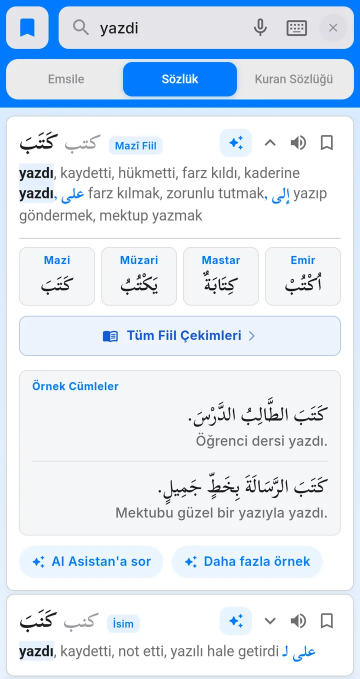
#> input picture assets/intro/verb.webp, 720 x 1357 px, given in place of verb.png, which was not available (shown at 1/2 size)
$ python make_x_post.py
#> lines starting #> are read from the running program, lines starting #| are printed output that depends on the picture; pictures that were not available may be replaced by others from this repository, and a replacement may not be noted
### tool/make_store_graphics.py
"""Google Play mağaza görsellerini üretir (özellik grafiği + telefon ekran görüntüleri).

Kullanım (proje kökünde):  python tool/make_store_graphics.py <çıktı klasörü>

Ekranlar uygulamanın gerçek ekran görüntüleridir (assets/intro/*.webp); bu betik
yalnızca başlık, zemin ve telefon çerçevesi ekler. Çıktı:
  <klasör>/<dil>/01.png ... 08.png   1080x1920 telefon ekran görüntüleri
  <klasör>/<dil>/feature.png         1024x500 özellik grafiği
  <klasör>/icon_512.png              512x512 uygulama simgesi
Diller: tr (Arapça–Türkçe), en (Arapça–İngilizce), ar (Arapça–Arapça).

Arapça yazı için Pillow'da raqm yoktur; harfler bu dosyadaki küçük şekillendirici
ile (Unicode sunum biçimleri + sağdan sola sıralama) çizilir. Windows'taki Segoe UI
(yoksa Arial/Tahoma) yazı tipini kullanır.
"""
import math
import os
import re
import sys
import unicodedata

from PIL import Image, ImageDraw, ImageFilter, ImageFont

OUT = sys.argv[1] if len(sys.argv) > 1 else 'store_out'
INTRO = 'assets/intro'
INTER = 'assets/fonts/Inter-VariableFont_opsz,wght.ttf'
WIN_FONTS = 'C:/Windows/Fonts/'

W, H = 1080, 1920

# Her ekran: (görsel, zemin üst renk, zemin alt renk, {dil: (başlık satırları, alt metin)})
SLIDES = [
    ('dictionary', (10, 96, 220), (0, 132, 255), {
        'tr': (['Arapça ↔ Türkçe', 'anında bul'], 'Yaklaşık 55.000 kelime, harekeli ve kök bilgisiyle'),
        'en': (['Arabic ↔ English', 'in an instant'], 'Nearly 55,000 words with vowels and roots'),
        'ar': (['قاموس عربي عربي', 'ابحث في لحظة'], 'نحو 55,000 كلمة مشكولة مع الجذر والمعنى'),
    }),
    ('verb', (8, 84, 200), (30, 144, 255), {
        'tr': (['Fiil çekimleri ve', 'örnek cümleler'], 'Mazi, müzari, mastar ve emir tek kartta'),
        'en': (['Verb forms and', 'example sentences'], 'Past, present, verbal noun and imperative on one card'),
        'ar': (['تصريف الأفعال', 'وجمل تمثيلية'], 'الماضي والمضارع والمصدر والأمر في بطاقة واحدة'),
    }),
    ('emsile', (40, 62, 104), (74, 104, 160), {
        'tr': (['24 kalıpta', 'Emsile çekimi'], '5.500\'den fazla fiil, sığa sığa incele'),
        'en': (['Emsile in', '24 patterns'], 'Over 5,500 verbs, form by form'),
        'ar': (['الأمثلة المختلفة', 'في 24 صيغة'], 'أكثر من 5,500 فعل، صيغة بعد صيغة'),
    }),
    ('quran', (40, 71, 32), (84, 120, 62), {
        'tr': (['Kur\'an sözlüğü'], 'Kelimenin ayetlerdeki anlamları ve örnek ayetler'),
        'en': (['Quran dictionary'], 'Word meanings in the verses, with example verses'),
        'ar': (['قاموس القرآن'], 'معاني الكلمة في الآيات مع آيات تمثيلية'),
    }),
    ('ai', (0, 110, 235), (88, 86, 214), {
        'tr': (['Yapay zekâ', 'asistanı'], 'Kelime hakkında sor, kısa ve net cevap al'),
        'en': (['Smart', 'assistant'], 'Ask about a word with AI and get a short, clear answer'),
        'ar': (['المساعد', 'الذكي'], 'اسأل عن أي كلمة واحصل على إجابة قصيرة وواضحة'),
    }),
    ('translate', (0, 120, 220), (0, 160, 200), {
        'tr': (['Çeviri ve 18', 'Arapça lehçe'], 'Türkçe ve 11 dil ile, okunuş destekli'),
        'en': (['Translate with 18', 'Arabic dialects'], 'Plus English and 11 other languages, with pronunciation'),
        'ar': (['ترجمة من 18', 'لهجة عربية'], 'وإلى الإنجليزية والتركية و10 لغات أخرى، مع النطق'),
    }),
    ('lists', (10, 96, 220), (0, 132, 255), {
        'tr': (['Kendi kelime', 'listelerin'], 'Kaydet, kartlarla çalış, listeni düzenle'),
        'en': (['Your own word', 'lists'], 'Save words, review with cards, organize your lists'),
        'ar': (['قوائمك', 'الخاصة'], 'احفظ الكلمات وراجعها بالبطاقات وأدر قوائمك'),
    }),
    ('learn', (112, 78, 36), (168, 122, 66), {
        'tr': (['Arapça hikâyeler'], 'Oku, dinle, kelimeye dokunup anlamını gör'),
        'en': (['Arabic stories'], 'Read, listen, tap a word to see its meaning'),
        'ar': (['قصص عربية'], 'اقرأ واستمع، وانقر على الكلمة لترى معناها'),
    }),
]

FEATURE = {
    'tr': ('Kavaid', 'Arapça Türkçe Sözlük', ['Fiil çekimleri', 'Kur\'an sözlüğü', 'Çeviri']),
    'en': ('Kavaid', 'Arabic–English Dictionary', ['Verb forms', 'Quran dictionary', 'Translate']),
    'ar': ('كوايد', 'قاموس عربي عربي', ['تصريف الأفعال', 'قاموس القرآن', 'الترجمة']),
}

# --- Arapça şekillendirme -------------------------------------------------

_FORMS = {}
_LIGA = {}
for _cp in range(0xFE70, 0xFEFD):
    _dec = unicodedata.decomposition(chr(_cp))
    if not _dec.startswith('<'):
        continue
    _tag, *_rest = _dec.split()
    _base = ''.join(chr(int(x, 16)) for x in _rest)
    if len(_base) == 1:
        _FORMS.setdefault(_base, {})[_tag.strip('<>')] = chr(_cp)
    elif len(_base) == 2 and _base[0] == '\u0644':
        _LIGA.setdefault(_base, {})[_tag.strip('<>')] = chr(_cp)

_RIGHT_ONLY = set('\u0627\u0623\u0625\u0622\u0671\u062f\u0630\u0631\u0632\u0648\u0624\u0629\u0649')
_NON_JOIN = set('\u0621')
_ALEFS = set('\u0627\u0623\u0625\u0622')
_LTR_RUN = re.compile(r'[0-9A-Za-z][0-9A-Za-z,.%+\-/]*')


# [39 lines left out: functions _shape, visual, not called in this run]


def vis(lang, text):
    return visual(text) if lang == 'ar' else text


# [19 lines left out: functions _first_font, font, not called in this run]


# --- Çizim yardımcıları ---------------------------------------------------

def gradient(w, h, top, bottom):
    img = Image.new('RGB', (w, h))
    px = ImageDraw.Draw(img)
    for y in range(h):
        t = y / max(1, h - 1)
        px.line([(0, y), (w, y)], fill=tuple(int(top[i] + (bottom[i] - top[i]) * t) for i in range(3)))
    return img


def stars(img, alpha=26, cell=190, line=3):
    """Zemine çok silik sekiz köşeli yıldız örgüsü."""
    layer = Image.new('RGBA', img.size, (0, 0, 0, 0))
    d = ImageDraw.Draw(layer)
    for row in range(-1, int(img.height / cell) + 2):
        for col in range(-1, int(img.width / cell) + 2):
            cx, cy = col * cell, row * cell
            r = cell * 0.40
            pts = []
            for i in range(16):
                rr = r if i % 2 == 0 else r * 0.72
                a = math.pi / 8 + i * math.pi / 8
                pts.append((cx + rr * math.cos(a), cy + rr * math.sin(a)))
            d.line(pts + [pts[0]], fill=(255, 255, 255, alpha), width=line, joint='curve')
            k, s = cell / 2, cell * 0.12
            mx, my = cx + k, cy + k
            d.line([(mx, my - s), (mx + s, my), (mx, my + s), (mx - s, my), (mx, my - s)],
                   fill=(255, 255, 255, alpha), width=line)
    base = img.convert('RGBA')
    base.alpha_composite(layer)
    return base.convert('RGB')


# [22 lines left out: functions rounded_mask, phone, not called in this run]


def _avg_color(img, box):
    px = img.crop(box).resize((1, 1), Image.BOX).getpixel((0, 0))
    return tuple(px[:3])


def _is_light(rgb):
    return (0.299 * rgb[0] + 0.587 * rgb[1] + 0.114 * rgb[2]) > 150


# [86 lines left out: functions iphone, with_shadow, not called in this run]


def draw_centered(d, text, y, f, fill, width=W):
    w = d.textlength(text, font=f)
    d.text(((width - w) / 2, y), text, font=f, fill=fill)


# [115 lines left out: functions wrap, slide, feature, main, not called in this run]


# [2 lines that do not run on import are left out]

### tool/make_x_post.py
"""X (Twitter) için 4 görselli (karusel) tanıtım gönderisi üretir.

Kullanım (proje kökünde):
  python tool/make_x_post.py <ekran görüntüsü klasörü> <çıktı klasörü>

Ekran görüntüsü klasöründe telefondan alınmış (1080x2340) şu dosyalar beklenir:
  verb.png (fiil çekimli sözlük kartı), emsile.png, quran.png, ai.png, translate.png

X 2026'dan beri çok görselli gönderileri kaydırılan karusel olarak, kırpmadan gösterir
(en fazla 4 görsel). Telefonda ekranı en çok 9:16 kapladığı için 4 dikey 9:16 (1080x1920)
slayt üretilir ve telefon görselin çoğunu kaplar ki arayüz okunabilsin; ilki markanın
mavisi, diğerleri her bölümün kendi renginde. Ekranlar make_store_graphics.iphone
çerçevesine konur: telefonun kendi durum çubuğu ve alt gezinme çubuğu kesilir, yerine
iPhone durum çubuğu ve ana ekran çizgisi gelir.
"""
import os
import sys

sys.path.insert(0, os.path.dirname(os.path.abspath(__file__)))
from PIL import Image, ImageChops, ImageDraw  # noqa: E402

import make_store_graphics as g  # noqa: E402

SHOTS = sys.argv[1] if len(sys.argv) > 1 else 'shots'
OUT = sys.argv[2] if len(sys.argv) > 2 else 'x_post'
W, H = 1080, 1920
EDGE = 4                # ekran kaydı sırasında kenarda çıkan ince çerçeve
STATUS_END = 108        # Android durum çubuğunun bittiği y (1080x2340 görüntüde)
NAV_TOP = 2148          # uygulamanın alt gezinme çubuğunun başladığı y

COLORS = {
    'blue': ((8, 84, 200), (20, 140, 255)),
    'navy': ((30, 46, 104), (66, 96, 170)),
    'green': ((16, 84, 58), (40, 138, 92)),
    'purple': ((62, 42, 160), (122, 82, 222)),
}


def screen(name, top=STATUS_END, bottom=NAV_TOP):
    """Durum çubuğu ve alt gezinme çubuğu olmadan uygulama ekranı."""
    img = Image.open(os.path.join(SHOTS, name)).convert('RGB')
    return img.crop((EDGE, top, img.width - EDGE, min(bottom, img.height - EDGE)))


def background(color):
    top, bottom = COLORS[color]
    bg = g.stars(g.gradient(W, H, top, bottom), alpha=26, cell=170)
    # Hafif kumlama: X görseli JPEG'e çevirirken düz renk geçişlerinde bant oluşmasın
    noise = Image.effect_noise((W, H), 5).convert('RGB')
    bg = ImageChops.add(bg, noise, scale=1.0, offset=-128)
    return bg.convert('RGBA')


def wrap(text, f, max_w):
    probe = ImageDraw.Draw(Image.new('RGBA', (1, 1)))
    lines, cur = [], ''
    for word in text.split(' '):
        t = (cur + ' ' + word).strip()
        if probe.textlength(t, font=f) > max_w and cur:
            lines.append(cur)
            cur = word
        else:
            cur = t
    lines.append(cur)
    return lines


def brand(canvas, y=40, size=56):
    icon = Image.open('assets/images/app_icon.png').convert('RGBA').resize((size, size), Image.LANCZOS)
    ic = Image.new('RGBA', icon.size, (0, 0, 0, 0))
    ic.paste(icon, (0, 0), g.rounded_mask(icon.size, size // 4))
    f = g.font(int(size * 0.62), 800)
    d = ImageDraw.Draw(canvas)
    tw = d.textlength('Kavaid', font=f)
    x = (W - (size + 14 + tw)) / 2
    canvas.alpha_composite(ic, (int(x), int(y)))
    d.text((x + size + 14, y + size / 2), 'Kavaid', font=f, fill=(255, 255, 255), anchor='lm')


def header(canvas, title_lines, sub, y=120):
    """Ortalı başlık ve alt metin; alt metnin bittiği y'yi döndürür."""
    d = ImageDraw.Draw(canvas)
    tf, sf = g.font(84, 800), g.font(40, 500)
    for s in title_lines:
        d.text(((W - d.textlength(s, font=tf)) / 2, y), s, font=tf, fill=(255, 255, 255))
        y += 98
    y += 6
    for s in wrap(sub, sf, W - 140):
        d.text(((W - d.textlength(s, font=sf)) / 2, y), s, font=sf, fill=(255, 255, 255, 235))
        y += 46
    return y


def put_phone(canvas, shot, width, x, y):
    sprite = g.iphone(shot, width)
    return g.with_shadow(canvas.convert('RGB'), sprite, (int(x), int(y)), blur=30, offset=(0, 20),
                         opacity=115).convert('RGBA')


def slide(color, shot, title_lines, sub, pw=920):
    c = background(color)
    brand(c)
    y = header(c, title_lines, sub)
    c = put_phone(c, shot, pw, (W - pw - 2 * max(4, round(pw * 0.007))) / 2, y + 44)
    return c.convert('RGB')


def slide_duo():
    """4. slayt (mor): yapay zekâ asistanı ve çeviri, iki telefon."""
    c = background('purple')
    brand(c)
    y = header(c, ['Yapay zekâ', 've çeviri'], 'Kelimeyi sor, cümleyi Arapça lehçelere çevir')
    # Asistan panelinin alttaki soru kutusu görünsün diye arkadaki karartılmış üst kısım kırpılır
    # İki telefon büyük ve hafif üst üste: arayüz okunur kalsın, alt boşluk dolsun
    c = put_phone(c, screen('ai.png', top=STATUS_END + 120, bottom=2336), 600, -24, y + 40)
    c = put_phone(c, screen('translate.png'), 600, 498, y + 190)
    return c.convert('RGB')


def main():
    os.makedirs(OUT, exist_ok=True)
    slides = [
        # Kartın alttaki "AI Asistan'a sor" düğmesi de görünsün diye telefon biraz küçük
        slide('blue', screen('verb.png'), ['Kelimeyi yaz,', 'her şey tek kartta'],
              'Arapça–Türkçe sözlük', pw=860),
        slide('navy', screen('emsile.png'), ['24 sığa ile', 'Emsile'],
              'Her fiilin bütün çekimleri tek ekranda'),
        slide('green', screen('quran.png'), ["Kur'an sözlüğü"],
              "Kelimenin ayetlerdeki anlamları, örnek ayetler ve meali"),
        slide_duo(),
    ]
#> in screen, img is the input picture: PIL image 720x1357 RGB; mean R, G, B 222, 232.5, 244
#> in screen, `return img.crop((EDGE, top, img.width - EDGE, min(bottom, img.height -..`:
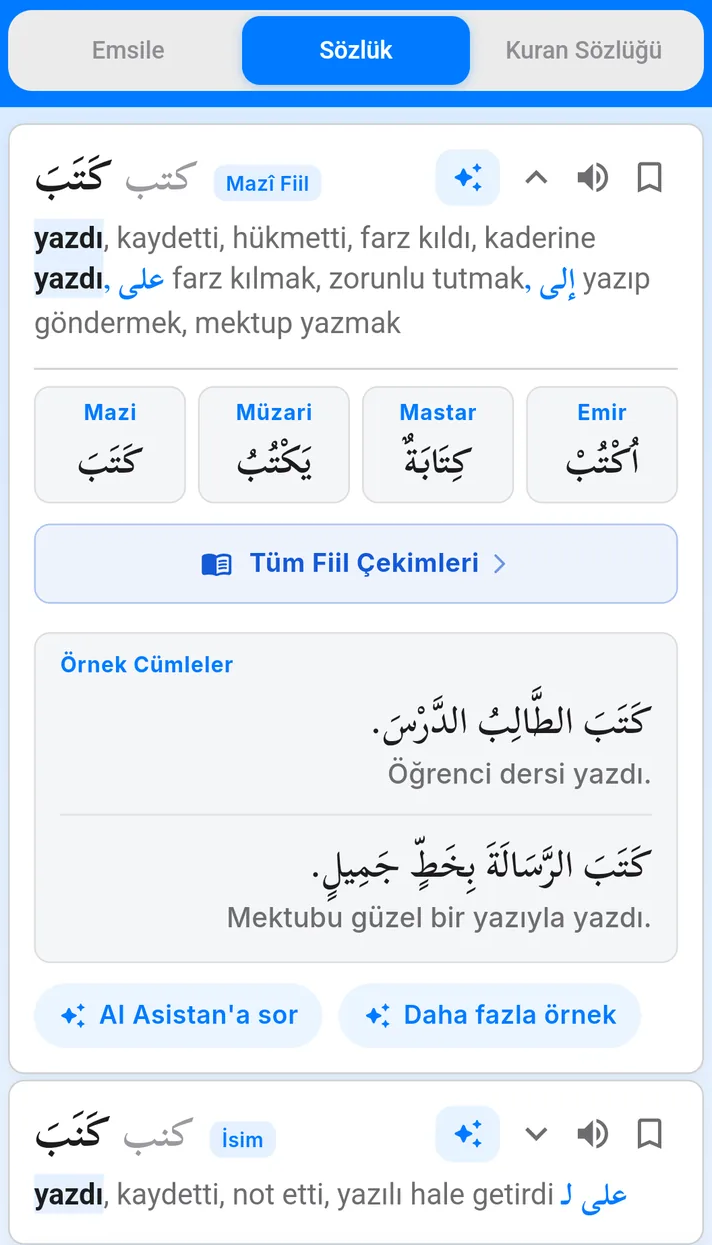
#> returned value: PIL image 712x1245 RGB; mean R, G, B 227.5, 235.9, 244.7
#> in background, `top, bottom = COLORS[color]`: top = (8, 84, 200); bottom = (20, 140, 255)
#> in gradient, `img = Image.new('RGB', (w, h))`: img: PIL image 1080x1920 RGB; every value is 0
#> in stars, `layer = Image.new('RGBA', img.size, (0, 0, 0, 0))`: layer: PIL image 1080x1920 RGBA; every value is 0
#> in stars, `base = img.convert('RGBA')`:
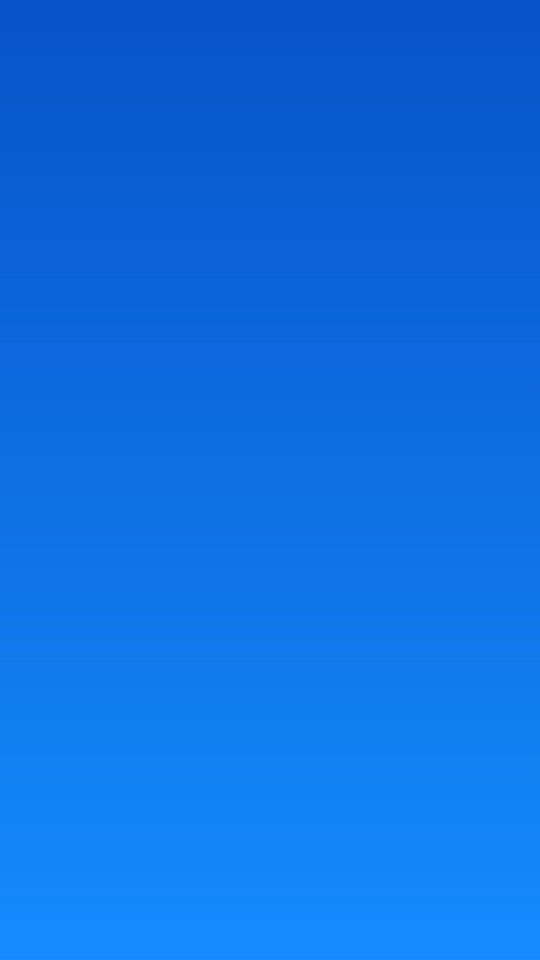
#> base: PIL image 1080x1920 RGBA (shown at 1/2 size); mean R, G, B, A 13.5, 111.5, 227, 255
#> in background, `noise = Image.effect_noise((W, H), 5).convert('RGB')`:
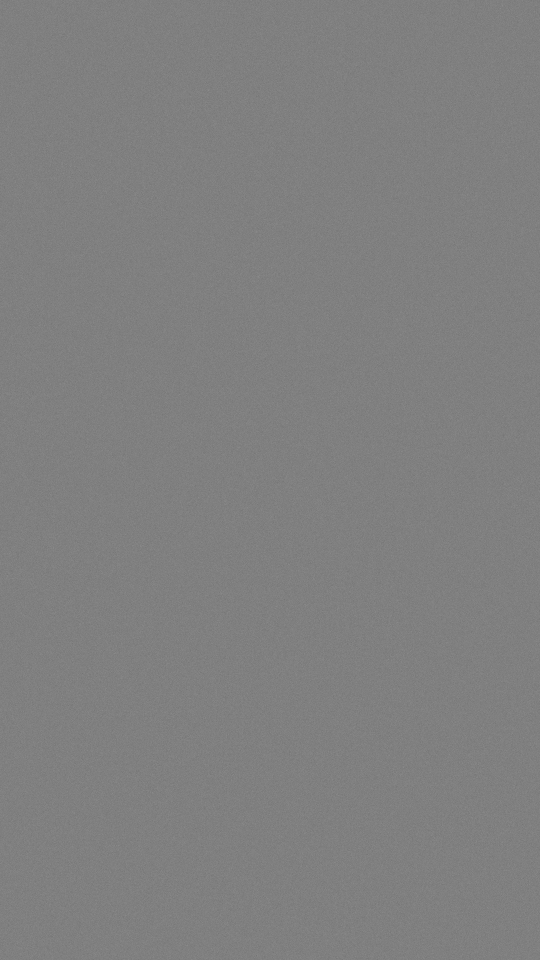
#> noise: PIL image 1080x1920 RGB (shown at 1/2 size); min 101, max 151, mean 127.5
    names = ['x_1_sozluk_karti.png', 'x_2_emsile.png', 'x_3_kuran.png', 'x_4_ai_ceviri.png']
    for img, name in zip(slides, names):
        img.save(os.path.join(OUT, name), optimize=True)
        # X'e yüklemek için: yüksek kaliteli, renk alt örneklemesiz JPEG (X'in kendi
        # dönüştürmesinden daha temiz sonuç verir)
        img.save(os.path.join(OUT, name.replace('.png', '.jpg')), quality=95, subsampling=0,
                 optimize=True)
    print('tamam:', OUT)


if __name__ == '__main__':
#> (the run stopped early here; a loop or call above may not have finished)

$ run again, with assets/intro/learn.webp copied over assets/intro/verb.webp
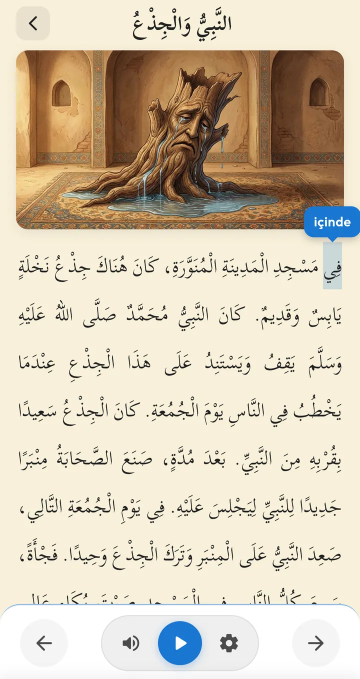
#> input picture assets/intro/learn.webp, 720 x 1357 px, given in place of verb.png, which was not available (shown at 1/2 size)
#> in screen, img is the input picture: PIL image 720x1357 RGB; mean R, G, B 213.4, 201, 179.7
#> in screen, `return img.crop((EDGE, top, img.width - EDGE, min(bottom, img.height -..`:
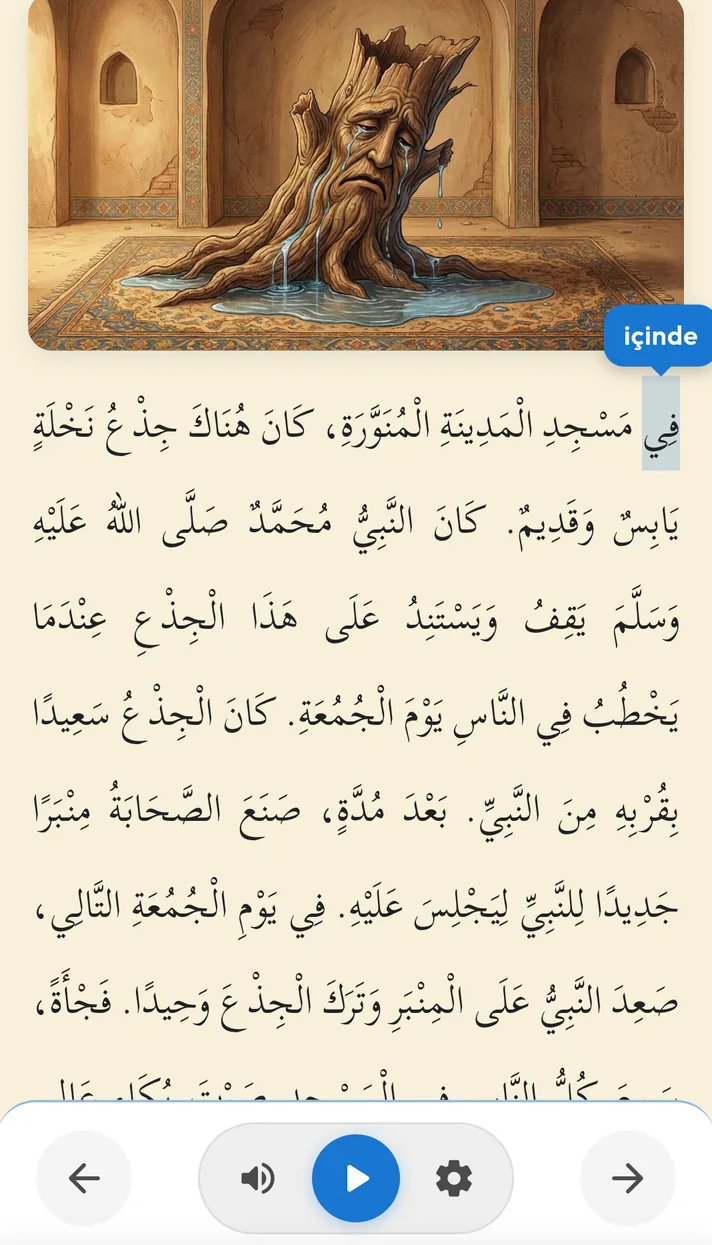
#> returned value: PIL image 712x1245 RGB; mean R, G, B 211.1, 198.4, 177.1
#> top = (8, 84, 200); bottom = (20, 140, 255)
#> img: PIL image 1080x1920 RGB; every value is 0

$ run again, with assets/intro/lists.webp copied over assets/intro/verb.webp
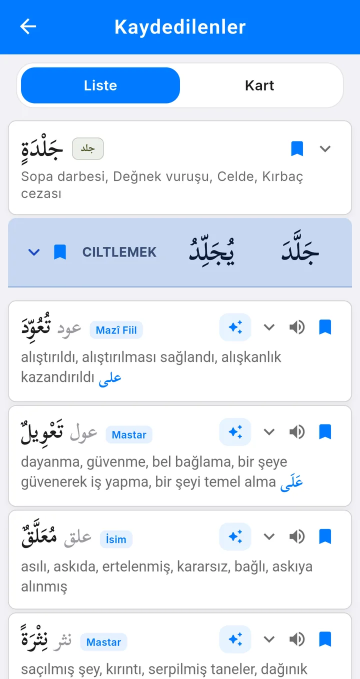
#> input picture assets/intro/lists.webp, 720 x 1357 px, given in place of verb.png, which was not available (shown at 1/2 size)
#> in screen, img is the input picture: PIL image 720x1357 RGB; mean R, G, B 214, 228.6, 245.7
#> in screen, `return img.crop((EDGE, top, img.width - EDGE, min(bottom, img.height -..`:
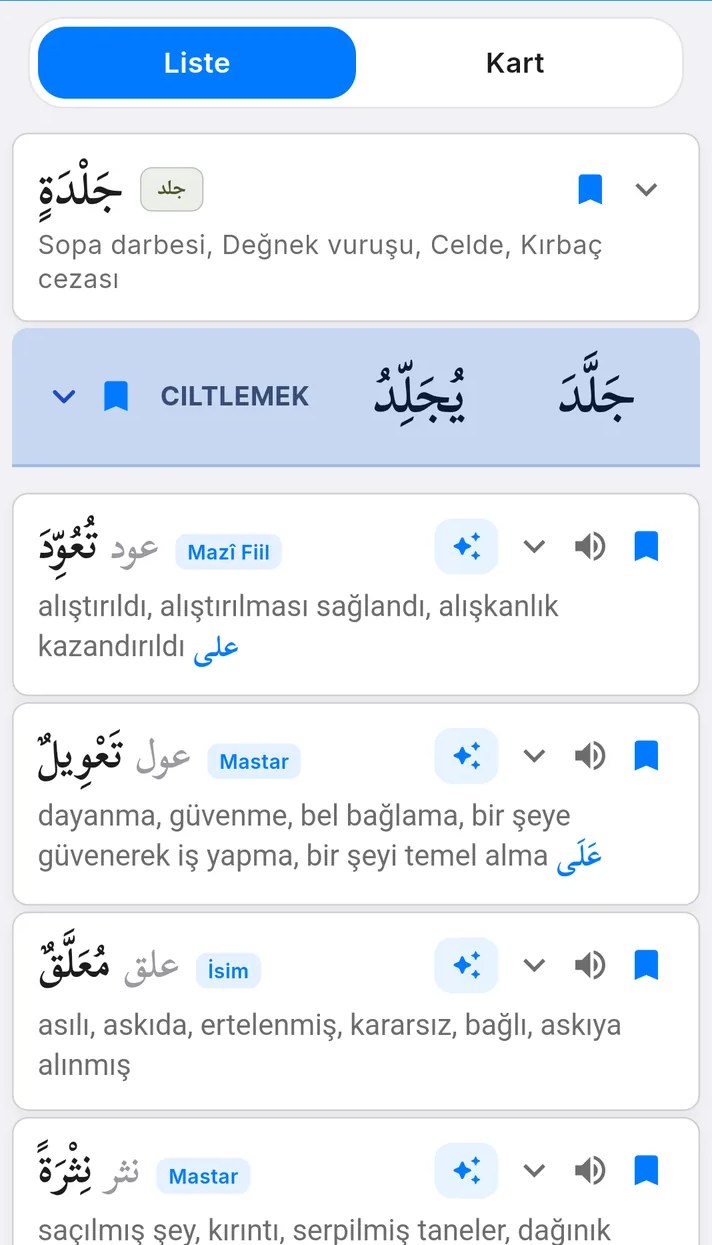
#> returned value: PIL image 712x1245 RGB; mean R, G, B 231.2, 237.2, 245
#> top = (8, 84, 200); bottom = (20, 140, 255)
#> img: PIL image 1080x1920 RGB; every value is 0
